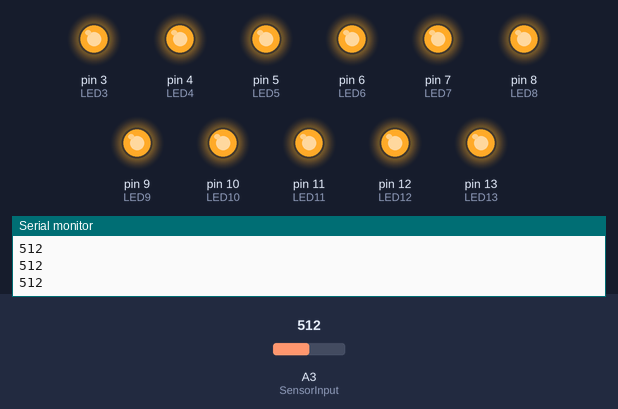
A sketch run on a simulated Arduino Uno, built with avr-gcc and run on an emulated ATmega328P. Shown: output pins drawn as LEDs (lit = HIGH), the last lines printed to the serial monitor. The test bench sets the inputs (shaded band); at power-on: A3 (SensorInput) = 512.

Above: at 1.2 s.
1.3 s: A3 (SensorInput) set to 114
2.8 s: A3 (SensorInput) set to 105
At 4.0 s:
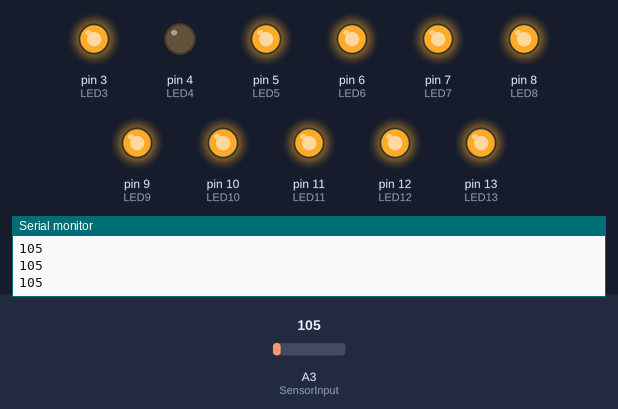
4.3 s: A3 (SensorInput) set to 85
At 5.5 s:
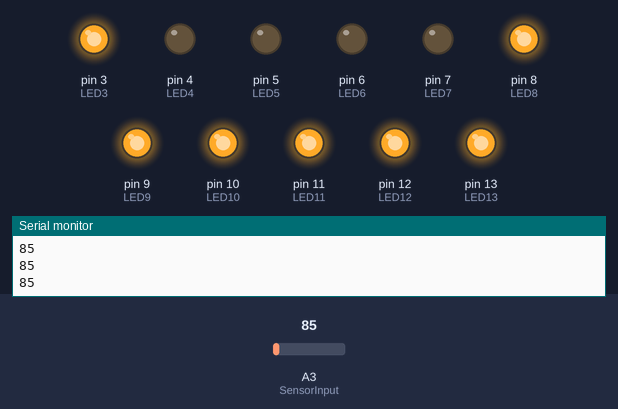
5.8 s: A3 (SensorInput) set to 50
At 6.8 s:
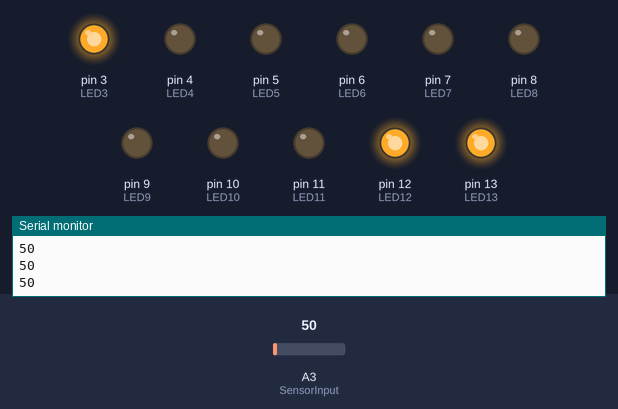
7.3 s: A3 (SensorInput) set to 56
At 8.0 s:
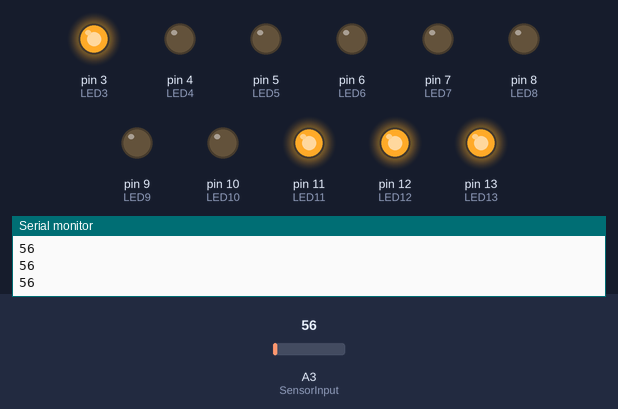
8.8 s: A3 (SensorInput) set to 90
At 10.0 s:
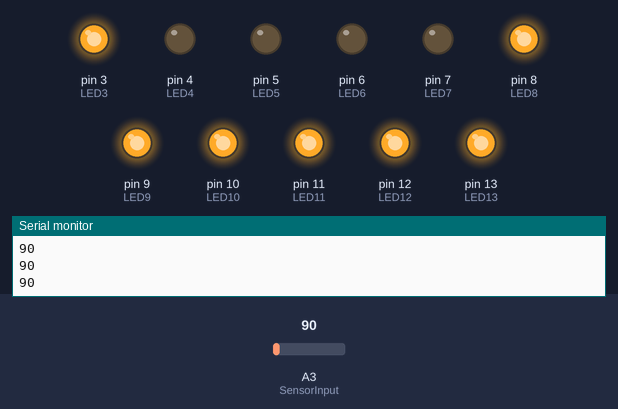
Timing chart, 0 to 11.3 s (numbered marks = the images above; inputs shaded):
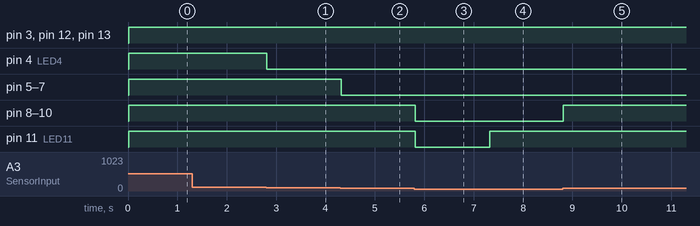

The sketch:

MyoWare_Sensor.ino
```cpp
const int SensorInput = A3;
const int OnValue = 0;
const int Baseline = 0; //Originally Calibrated at base value of 65: replace with baseline at each time
const int MyoWareThreshValue_1 = 25+Baseline;
const int MyoWareThreshValue_2 = 45+Baseline;
const int MyoWareThreshValue_3 = 52+Baseline;
const int MyoWareThreshValue_4 = 60+Baseline;
const int MyoWareThreshValue_5 = 75+Baseline;
const int MyoWareThreshValue_6 = 80+Baseline;
const int MyoWareThreshValue_7 = 90+Baseline;
const int MyoWareThreshValue_8 = 95+Baseline;
const int MyoWareThreshValue_9 = 100+Baseline;
const int MyoWareThreshValue_10 = 105+Baseline;

int LED13 = 13;
int LED12 = 12;
int LED11 = 11;
int LED10 = 10;
int LED9 = 9;
int LED8 = 8;
int LED7 = 7;
int LED6 = 6;
int LED5 = 5;
int LED4 = 4;
int LED3 = 3;

void setup() {
Serial.begin(115200);
pinMode(LED13,OUTPUT);
pinMode(LED12,OUTPUT);
pinMode(LED11,OUTPUT);
pinMode(LED10,OUTPUT);
pinMode(LED9,OUTPUT);
pinMode(LED8,OUTPUT);
pinMode(LED7,OUTPUT);
pinMode(LED6,OUTPUT);
pinMode(LED5,OUTPUT);
pinMode(LED4,OUTPUT);
pinMode(LED3,OUTPUT);
}

void loop() {

int sensorValue = analogRead(SensorInput);

Serial.println(sensorValue);
delay(10);

if(sensorValue > MyoWareThreshValue_1){
  digitalWrite(LED13,HIGH);
}else{
  digitalWrite(LED13,LOW);
}

if(sensorValue > MyoWareThreshValue_2){
  digitalWrite(LED12,HIGH);
}else{
  digitalWrite(LED12,LOW);
}

if(sensorValue > MyoWareThreshValue_3){
  digitalWrite(LED11,HIGH);
}else{
  digitalWrite(LED11,LOW);
}

if(sensorValue > MyoWareThreshValue_4){
  digitalWrite(LED10,HIGH);
}else{
  digitalWrite(LED10,LOW);
}

if(sensorValue > MyoWareThreshValue_5){
  digitalWrite(LED9,HIGH);
}else{
  digitalWrite(LED9,LOW);
}

if(sensorValue > MyoWareThreshValue_6){
  digitalWrite(LED8,HIGH);
}else{
  digitalWrite(LED8,LOW);
}

if(sensorValue > MyoWareThreshValue_7){
  digitalWrite(LED7,HIGH);
}else{
  digitalWrite(LED7,LOW);
}

if(sensorValue > MyoWareThreshValue_8){
  digitalWrite(LED6,HIGH);
}else{
  digitalWrite(LED6,LOW);
}

if(sensorValue > MyoWareThreshValue_9){
  digitalWrite(LED5,HIGH);
}else{
  digitalWrite(LED5,LOW);
}

if(sensorValue > MyoWareThreshValue_10){
  digitalWrite(LED4,HIGH);
}else{
  digitalWrite(LED4,LOW);
}

if(sensorValue > OnValue){
  digitalWrite(LED3,HIGH);
}else{
  digitalWrite(LED3,LOW);
}

delay(1);
}
```

Measured:
- the behaviour switches between 106 and 105 on A3 (SensorInput) (found by bisection; images 0 and 1)
- the behaviour switches between 52 and 53 on A3 (SensorInput) (found by bisection; images 3 and 4)
- after the input at 2.8 s, pin 4 (LED4): HIGH → LOW at once
- after the input at 4.3 s, pin 5 (LED5), pin 6 (LED6), pin 7 (LED7): HIGH → LOW at once
- after the input at 5.8 s, pin 8 (LED8), pin 9 (LED9), pin 10 (LED10), pin 11 (LED11): HIGH → LOW at once
- after the input at 7.3 s, pin 11 (LED11): LOW → HIGH at once
- after the input at 8.8 s, pin 8 (LED8), pin 9 (LED9), pin 10 (LED10): LOW → HIGH at once
